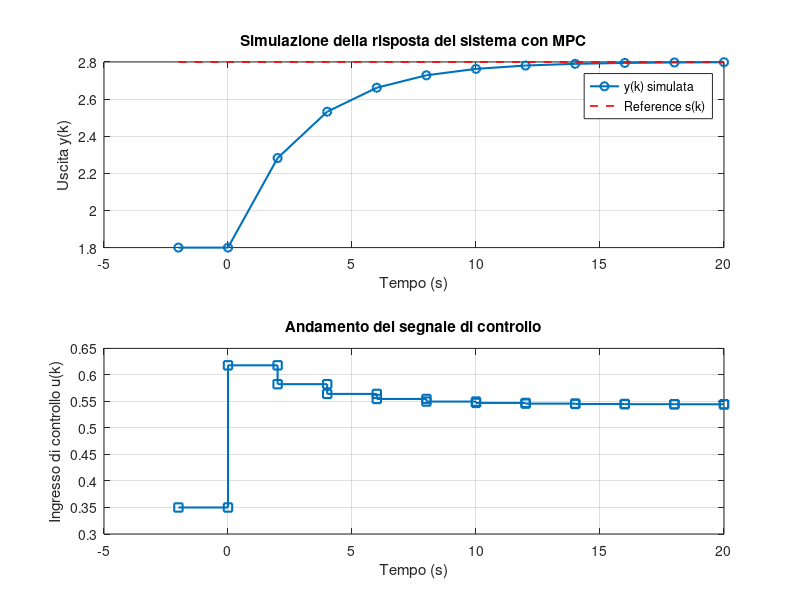

This chart was generated by the following MATLAB code:
clear all;
clc;

num = 1.8;
den = [1 -0.65];
Ts =2.0;
G = tf(num,den, Ts);

% Parametri MPC
Hp = 3;
Hu = 1;
P1 = Hp;
set_point = 2.8;
Tref = 0.0;

u_precedente = 0.35;
y_precedente = 1.8;
y_attuale = 1.8;

epsilon_attuale = set_point - y_attuale;

if Tref == 0
    epsilon_finale = 0; % Risposta immediata desiderata
else
    epsilon_finale = epsilon_attuale * exp(-Hp * Ts / Tref);
end

r_finale = set_point - epsilon_finale;
fprintf('Reference trajectory r(k+%d|k) = %.4f\n', Hp, r_finale);

% Calcolo della risposta libera del sistema
y_libera_predetta = zeros (1,Hp);
y_libera_predetta(1) = 0.65*y_attuale + 1.8*u_precedente;
for i = 2:Hp
    y_libera_predetta(i) = 0.65*y_libera_predetta(i-1) + 1.8*u_precedente;
end

y_predetta_finale = y_libera_predetta(Hp);
fprintf('Risposta libera y_free(k+%d|k) = %.4f\n',Hp,y_predetta_finale);

% Calcolo della risposta forzata al gradino
y_step = zeros (1, Hp+1);
y_step(1) = 0;
for j = 2:Hp+1
    y_step(j) = 0.65*y_step(j-1) + 1.8;
end
y_step_finale = y_step(Hp+1);
fprintf('Risposta forzata S(%d) = %.4f\n',Hp,y_step_finale);

% Calcolo dell'ingresso ottimo
delta_u_hat = (r_finale - y_predetta_finale) / y_step_finale;
u_hat = u_precedente + delta_u_hat;
fprintf("\nRisultato all'istante k: \n");
fprintf('delta_u_hat(k|k) = %.4f\n', delta_u_hat);
fprintf('u_hat(k|k) = %.4f\n', u_hat);

% Calcolo dell'uscita predetta y(k+1)
y_k1 = 0.65*y_attuale + 1.8*u_hat;
fprintf('y_predetta(k+1) = %.4f\n', y_k1);

% Simulazione per i grafici
time_sim = -2:Ts:20;
y_simulata = zeros(1, length(time_sim));
u_simulata = zeros(1, length(time_sim));

% Condizioni iniziali
y_simulata(1) = y_precedente;             
u_simulata(1) = u_precedente;             
y_simulata(2) = y_attuale;                 
u_simulata(2) = u_hat;                     


for k = 3:length(time_sim)
    
    y_simulata(k) = 0.65*y_simulata(k-1) + 1.8*u_simulata(k-1);

    eps = set_point - y_simulata(k);
    if Tref == 0
        r_k = set_point;
    else
        r_k = set_point - eps*exp(-Hp*Ts/Tref);
    end

    y_free = zeros(1, Hp);
    y_free(1) = 0.65*y_simulata(k) + 1.8*u_simulata(k-1);
    for i = 2:Hp
        y_free(i) = 0.65*y_free(i-1) + 1.8*u_simulata(k-1);
    end

    delta_u = (r_k - y_free(Hp)) / y_step_finale;
    u_simulata(k) = u_simulata(k-1) + delta_u;
end

% Creazione grafici
figure;

subplot(2,1,1)
plot(time_sim, y_simulata, '-o', 'LineWidth', 1.5);
hold on;
plot(time_sim, set_point * ones(1, length(time_sim)), '--r', 'LineWidth', 1.2);
xlabel('Tempo (s)');
ylabel('Uscita y(k)');
title('Simulazione della risposta del sistema con MPC');
legend('y(k) simulata', 'Reference s(k)');
grid on;

subplot(2,1,2)
stairs(time_sim, u_simulata, '-s', 'LineWidth', 1.5);
xlabel('Tempo (s)');
ylabel('Ingresso di controllo u(k)');
title('Andamento del segnale di controllo');
grid on;
